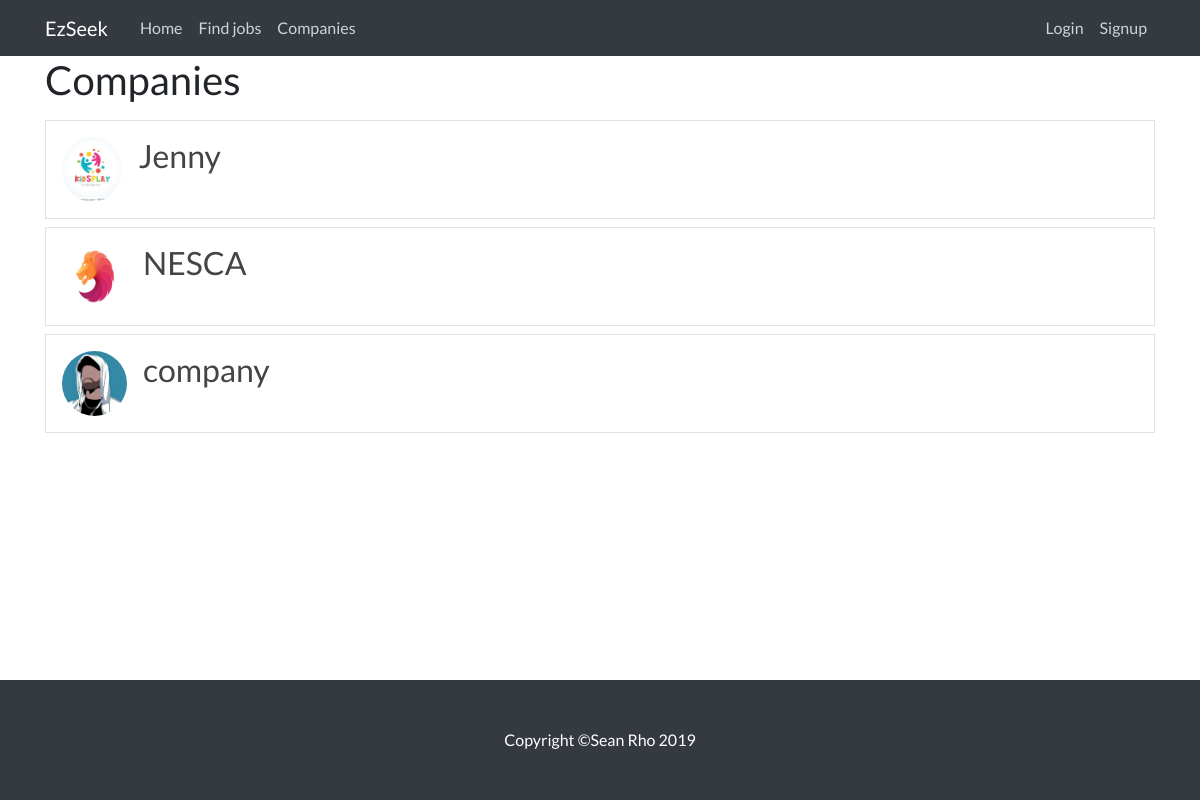
/companies, run on the app's committed database.
### RS/models.py (models this page shows, shortened)
class Company(models.Model):
    user = models.OneToOneField(User, on_delete=models.CASCADE) # ONE TO ONE FIELD IS IMPORTANT
    name = models.CharField(max_length=50, default = 'null')
    bio = models.TextField(max_length=500, blank=True)
    location = models.CharField(max_length=30, blank=True)
    industry = models.CharField(max_length=30, blank=True)

class Profile(models.Model):
    user = models.OneToOneField(User, on_delete=models.CASCADE)
    image = models.ImageField(default='default.jpg', upload_to='profile_pics')

### RS/views.py (the view)
# urls.py: path('companies', CompanyListView.as_view(), name = 'companies'),
class CompanyListView(ListView):
    model = Company
    template_name = 'companies.html'
    context_object_name = 'companies'
    ordering = ['name']
    paginate_by = 10

### RS/templates/companies.html (shortened to what this page needs)
{% extends "base.html" %}
{% block content %}
    <h1 class="mb-3">Companies </h1>
    {% for company in companies %}
    <div>
     <div class="media border p-3 mb-2">
      <img class="rounded-circle article-img" src="{{ company.user.profile.image.url }}">
       <div class="card h-100 w-100 border-0">
         <h2 class="card-title">
          <a class="article-title" href="{% url 'companyDetail' company.id %}">{{ company.user.username }}</a>
         </h2>
       </div>
     </div>
    {% empty %}
    <p class="article-content"><b class="font-weight-bold">No companies to show</b></p>
    {% endfor %}
{% endblock content %}

### RS/static/main.css (style rules this page uses)
html { height: 100%; }
body { font-family: 'Lato', 'Helvetica Neue', Helvetica, Arial, sans-serif; padding-top: 56px; min-height: 100%; display: flex; flex-direction: column; }
h1, h2, h3, h4, h5, h6 { font-family: 'Lato', 'Helvetica Neue', Helvetica, Arial, sans-serif; }
.article-title { color: #444444; }
.article-img { height: 65px; width: 65px; margin-right: 16px; }

### data on the page
Company: user.profile.image (picture), user.username "Jenny"
Company: user.profile.image (picture), user.username "NESCA"
Company: user.profile.image (picture), user.username "company"
